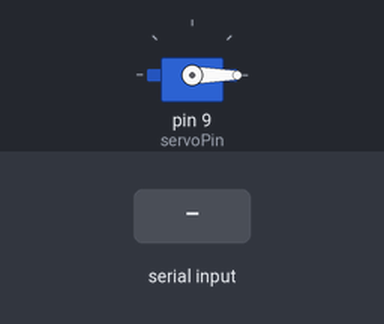
The sketch below on a simulated Arduino Uno, built with avr-gcc and run on an emulated ATmega328P. Shown: servo. The test bench sets the inputs (shaded band).

Above: at 1.2 s.
1.3 s: "W" received over Serial
At 1.8 s:
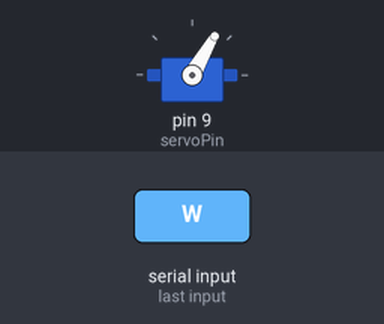
Timing chart, 0 to 5.8 s (numbered marks = the images above; inputs shaded):
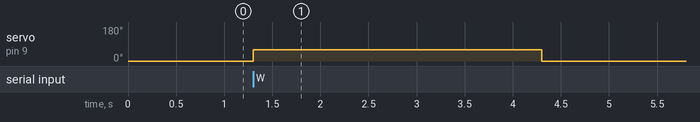

Measured:
- after the input at 1.3 s, servo on pin 9 (servoPin): 0° → 60° at once, → 0° 3.0 s later

The sketch:

robosort_app.ino
```cpp
#include <Servo.h>

// تعريف كائن السيرفو ودبوس التوصيل
Servo sortingServo;
const int servoPin = 9;

void setup() {
  Serial.begin(9600);

  sortingServo.attach(servoPin);
  sortingServo.write(0);
}

void loop() {
  // ننتظر باستمرار وصول أمر من البايثون (بدون أي حساس)
  if (Serial.available() > 0) {
    char wasteType = Serial.read();
    wasteType = toupper(wasteType);

    // تجاهل أي بيانات إضافية زي \r أو \n
    if (wasteType == 'P' || wasteType == 'W' || wasteType == 'M' || wasteType == 'U') {

      // تنظيف أي بيانات زايدة في البفر
      while (Serial.available() > 0) { Serial.read(); }

      if (wasteType == 'P') {
        sortingServo.write(0);
        delay(3000);
      }
      else if (wasteType == 'W') {
        sortingServo.write(60);
        delay(3000);
      }
      else if (wasteType == 'M') {
        sortingServo.write(120);
        delay(3000);
      }
      else if (wasteType == 'U') {
        sortingServo.write(180);
        delay(3000);
      }

      sortingServo.write(0);
      delay(2000);
    }
  }
}
```
